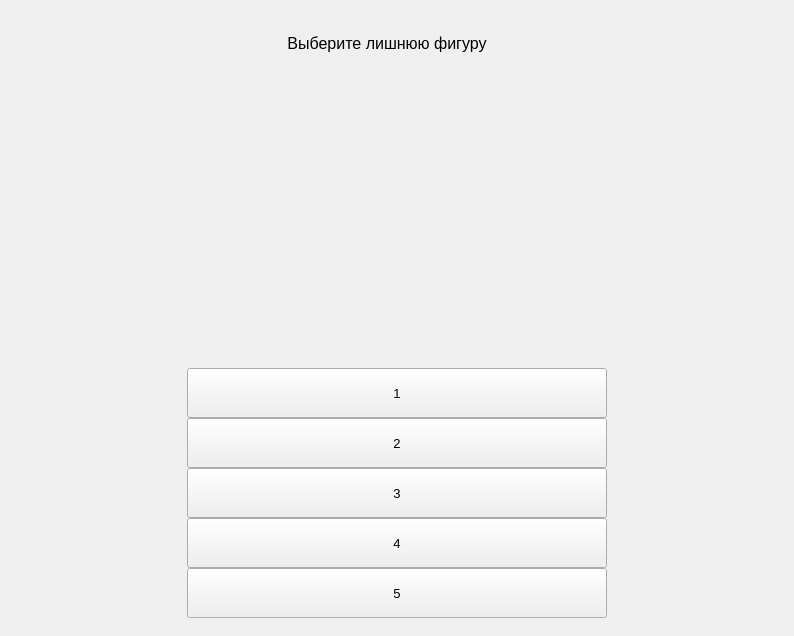
      <widget class="QWidget" name="page_13">
       <layout class="QGridLayout" name="gridLayout_25">
        <item row="0" column="0">
         <widget class="QWidget" name="widget_13" native="true">
          <layout class="QGridLayout" name="gridLayout_26">
           <property name="leftMargin">
            <number>0</number>
           </property>
           <property name="topMargin">
            <number>0</number>
           </property>
           <property name="rightMargin">
            <number>0</number>
           </property>
           <property name="bottomMargin">
            <number>0</number>
           </property>
           <property name="spacing">
            <number>0</number>
           </property>
           <item row="2" column="0">
            <spacer name="horizontalSpacer_23">
             <property name="orientation">
              <enum>Qt::Horizontal</enum>
             </property>
             <property name="sizeHint" stdset="0">
              <size>
               <width>176</width>
               <height>20</height>
              </size>
             </property>
            </spacer>
           </item>
           <item row="5" column="3">
            <spacer name="horizontalSpacer_24">
             <property name="orientation">
              <enum>Qt::Horizontal</enum>
             </property>
             <property name="sizeHint" stdset="0">
              <size>
               <width>176</width>
               <height>20</height>
              </size>
             </property>
            </spacer>
           </item>
           <item row="2" column="1" colspan="2">
            <widget class="QLabel" name="label_20">
             <property name="minimumSize">
              <size>
               <width>400</width>
               <height>300</height>
              </size>
             </property>
             <property name="styleSheet">
              <string notr="true">image: url(:/newPrefix10/Vopros-11.jpeg);</string>
             </property>
             <property name="text">
              <string/>
             </property>
            </widget>
           </item>
           <item row="0" column="1">
            <spacer name="verticalSpacer_32">
             <property name="orientation">
              <enum>Qt::Vertical</enum>
             </property>
             <property name="sizeHint" stdset="0">
              <size>
               <width>20</width>
               <height>7</height>
              </size>
             </property>
            </spacer>
           </item>
           <item row="5" column="1" colspan="2">
            <widget class="QPushButton" name="pushButton_40">
             <property name="minimumSize">
              <size>
               <width>0</width>
               <height>50</height>
              </size>
             </property>
             <property name="font">
              <font>
               <pointsize>10</pointsize>
              </font>
             </property>
             <property name="text">
              <string>3</string>
             </property>
            </widget>
           </item>
           <item row="8" column="2">
            <spacer name="verticalSpacer_33">
             <property name="orientation">
              <enum>Qt::Vertical</enum>
             </property>
             <property name="sizeHint" stdset="0">
              <size>
               <width>20</width>
               <height>7</height>
              </size>
             </property>
            </spacer>
           </item>
           <item row="3" column="1" colspan="2">
            <widget class="QPushButton" name="pushButton_38">
             <property name="minimumSize">
              <size>
               <width>0</width>
               <height>50</height>
              </size>
             </property>
             <property name="font">
              <font>
               <pointsize>10</pointsize>
              </font>
             </property>
             <property name="text">
              <string>1</string>
             </property>
            </widget>
           </item>
           <item row="6" column="1" colspan="2">
            <widget class="QPushButton" name="pushButton_41">
             <property name="minimumSize">
              <size>
               <width>0</width>
               <height>50</height>
              </size>
             </property>
             <property name="font">
              <font>
               <pointsize>10</pointsize>
              </font>
             </property>
             <property name="text">
              <string>4</string>
             </property>
            </widget>
           </item>
           <item row="7" column="1" colspan="2">
            <widget class="QPushButton" name="pushButton_42">
             <property name="minimumSize">
              <size>
               <width>0</width>
               <height>50</height>
              </size>
             </property>
             <property name="font">
              <font>
               <pointsize>10</pointsize>
              </font>
             </property>
             <property name="text">
              <string>5</string>
             </property>
            </widget>
           </item>
           <item row="4" column="1" colspan="2">
            <widget class="QPushButton" name="pushButton_39">
             <property name="minimumSize">
              <size>
               <width>0</width>
               <height>50</height>
              </size>
             </property>
             <property name="font">
              <font>
               <pointsize>10</pointsize>
              </font>
             </property>
             <property name="text">
              <string>2</string>
             </property>
            </widget>
           </item>
           <item row="1" column="1">
            <widget class="QLabel" name="label_21">
             <property name="minimumSize">
              <size>
               <width>400</width>
               <height>50</height>
              </size>
             </property>
             <property name="font">
              <font>
               <pointsize>12</pointsize>
              </font>
             </property>
             <property name="text">
              <string>Выберите лишнюю фигуру</string>
             </property>
             <property name="alignment">
              <set>Qt::AlignCenter</set>
             </property>
            </widget>
           </item>
          </layout>
         </widget>
        </item>
       </layout>
      </widget>
